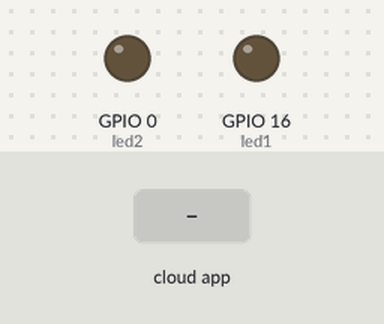
Bench run of a sketch on a simulated ESP8266 (NodeMCU). Shown: output pins drawn as LEDs (lit = HIGH). The inputs (shaded band) are chosen by the test bench. WiFi joins after 1.5 s; servers stay silent unless stated; the Firebase database answers and starts empty; what the sketch prints to the serial monitor is not drawn.

Above: at 2.8 s.
2.9 s: the phone or cloud app sets BOTON1 to 1
At 5.7 s:
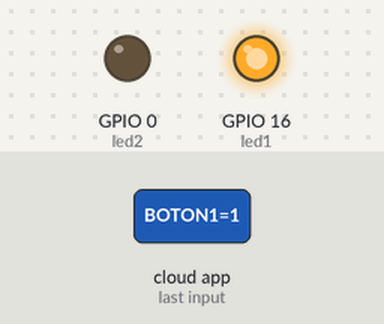
6.0 s: the phone or cloud app sets BOTON2 to 1
At 8.6 s:
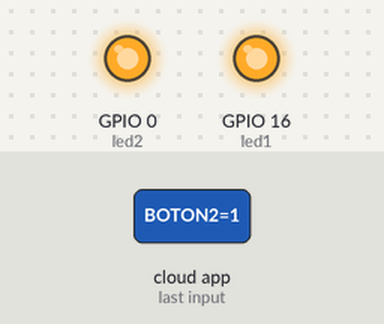
9.0 s: the phone or cloud app sets BOTON1 to 0
At 12.2 s:
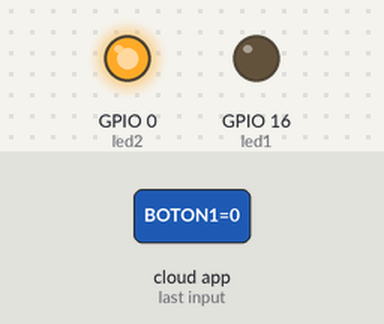
12.9 s: the phone or cloud app sets BOTON2 to 0
At 15.0 s:
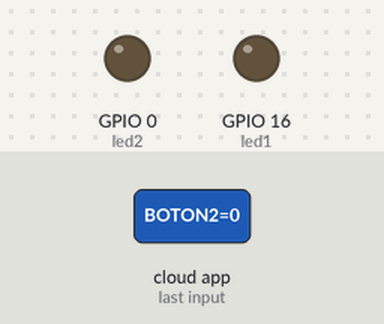
Timing chart, 0 to 16.5 s (numbered marks = the images above; inputs shaded):
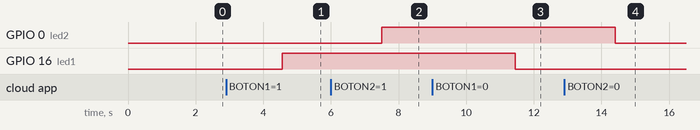

Measured:
- after the input at 2.9 s, GPIO 16 (led1): LOW → HIGH after 1.7 s
- after the input at 6.0 s, GPIO 0 (led2): LOW → HIGH after 1.5 s
- after the input at 9.0 s, GPIO 16 (led1): HIGH → LOW after 2.5 s
- after the input at 12.9 s, GPIO 0 (led2): HIGH → LOW after 1.5 s

The sketch:

Receptor.ino
```cpp
#include <Wire.h>
#include <FirebaseESP8266.h>
#include<ESP8266WiFi.h>
#include<WiFiClient.h>


WiFiClient client;
FirebaseData EspFirebase;
String PATH = "Final2";
String URL = "final2-4e876-default-rtdb.firebaseio.com";
String PASS = "mfqmnXHlp6mRAAO4xP6MadgThE4cfIpyc7tBhGSN";
int valor1, valor2;
int valor_int1, valor_int2;
int led1 = 16, led2 = 0;


void setup() {
  Wire.begin();
  Serial.begin(115200);
  pinMode(led1, OUTPUT);
  pinMode(led2, OUTPUT);
  WiFi.mode(WIFI_STA);
  WiFi.begin("POCO M4 Pro","3xrtp6ikfyymtcc");
  Serial.println("Conectado....");
  while(WiFi.status() !=WL_CONNECTED)
  {
    Serial.print('.');
    delay(200);
  }
  Serial.println();
  Serial.print("Dirección IP:");
  Serial.println(WiFi.localIP());
  Firebase.begin(URL,PASS);
  Firebase.reconnectWiFi(true);

}

void loop() {

    Firebase.getInt(EspFirebase, PATH + "/BOTON1");
    delay(500);
    valor1 = EspFirebase.intData();
    Serial.println(valor1);
    Serial.println("_______________________");
    if(valor1 == 1)
    {
      digitalWrite(led1,HIGH);
    }
    else
    {
      digitalWrite(led1,LOW);
    }

    Firebase.getInt(EspFirebase, PATH + "/BOTON2");
    delay(500);
    valor2 = EspFirebase.intData();
    Serial.println(valor2);
    Serial.println("_______________________");
    if(valor2 == 1)
    {
      digitalWrite(led2,HIGH);
    }
    else
    {
      digitalWrite(led2,LOW);
    }

    delay(1000);
}
```
